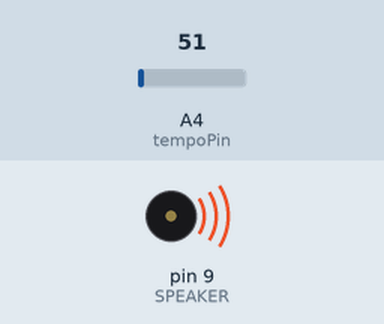
Bench run of a sketch on a simulated Arduino Uno, built with avr-gcc and run on an emulated ATmega328P. Shown: buzzer (waves = sounding). The inputs (shaded band) are chosen by the test bench; at power-on: A4 (tempoPin) = 51.

Above: at 0.1 s.
Timing chart, 0 to 40.0 s (numbered marks = the images above):
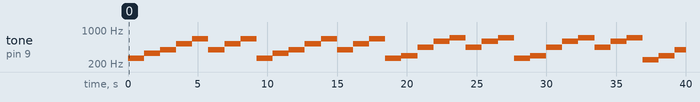

Measured:
- by itself, tone on pin 9 (SPEAKER): plays 262 Hz for 1.2 s, 330 Hz for 1.2 s, 392 Hz for 1.2 s, 523 Hz for 1.2 s, 659 Hz for 1.2 s, 392 Hz for 1.2 s … (35 notes in this stretch)

The sketch:

play_song.ino
```cpp
/*
Play Song Sketch
From Simple DIY Electronic Music Projects
diyelectromusic.wordpress.com
https://diyelectromusic.wordpress.com/2023/01/05/arduino-make-your-uno-synth/

Lori Pfahler
March 2024
*/


int tempoPin = A4;
int SPEAKER = 9;

#define TEMPO_MIN 30 // 1 every two seconds
#define TEMPO_MAX 480 // 8 a second

// Frequences for each note are taken from toneMelody
#define NOTE_B0  31
#define NOTE_C1  33
#define NOTE_CS1 35
#define NOTE_D1  37
#define NOTE_DS1 39
#define NOTE_E1  41
#define NOTE_F1  44
#define NOTE_FS1 46
#define NOTE_G1  49
#define NOTE_GS1 52
#define NOTE_A1  55
#define NOTE_AS1 58
#define NOTE_B1  62
#define NOTE_C2  65
#define NOTE_CS2 69
#define NOTE_D2  73
#define NOTE_DS2 78
#define NOTE_E2  82
#define NOTE_F2  87
#define NOTE_FS2 93
#define NOTE_G2  98
#define NOTE_GS2 104
#define NOTE_A2  110
#define NOTE_AS2 117
#define NOTE_B2  123
#define NOTE_C3  131
#define NOTE_CS3 139
#define NOTE_D3  147
#define NOTE_DS3 156
#define NOTE_E3  165
#define NOTE_F3  175
#define NOTE_FS3 185
#define NOTE_G3  196
#define NOTE_GS3 208
#define NOTE_A3  220
#define NOTE_AS3 233
#define NOTE_B3  247
#define NOTE_C4  262
#define NOTE_CS4 277
#define NOTE_D4  294
#define NOTE_DS4 311
#define NOTE_E4  330
#define NOTE_F4  349
#define NOTE_FS4 370
#define NOTE_G4  392
#define NOTE_GS4 415
#define NOTE_A4  440
#define NOTE_AS4 466
#define NOTE_B4  494
#define NOTE_C5  523
#define NOTE_CS5 554
#define NOTE_D5  587
#define NOTE_DS5 622
#define NOTE_E5  659
#define NOTE_F5  698
#define NOTE_FS5 740
#define NOTE_G5  784
#define NOTE_GS5 831
#define NOTE_A5  880
#define NOTE_AS5 932
#define NOTE_B5  988
#define NOTE_C6  1047
#define NOTE_CS6 1109
#define NOTE_D6  1175
#define NOTE_DS6 1245
#define NOTE_E6  1319
#define NOTE_F6  1397
#define NOTE_FS6 1480
#define NOTE_G6  1568
#define NOTE_GS6 1661
#define NOTE_A6  1760
#define NOTE_AS6 1865
#define NOTE_B6  1976
#define NOTE_C7  2093
#define NOTE_CS7 2217
#define NOTE_D7  2349
#define NOTE_DS7 2489
#define NOTE_E7  2637
#define NOTE_F7  2794
#define NOTE_FS7 2960
#define NOTE_G7  3136
#define NOTE_GS7 3322
#define NOTE_A7  3520
#define NOTE_AS7 3729
#define NOTE_B7  3951
#define NOTE_C8  4186
#define NOTE_CS8 4435
#define NOTE_D8  4699
#define NOTE_DS8 4978

// The song
// Provide a list of the notes we want to play in the sequence.
// All notes are the same length.
int notes[] = {
    NOTE_C4, NOTE_E4, NOTE_G4, NOTE_C5, NOTE_E5, NOTE_G4, NOTE_C5, NOTE_E5,   NOTE_C4, NOTE_E4, NOTE_G4, NOTE_C5, NOTE_E5, NOTE_G4, NOTE_C5, NOTE_E5,
    NOTE_C4, NOTE_D4, NOTE_A4, NOTE_D5, NOTE_F5, NOTE_A4, NOTE_D5, NOTE_F5,   NOTE_C4, NOTE_D4, NOTE_A4, NOTE_D5, NOTE_F5, NOTE_A4, NOTE_D5, NOTE_F5,
    NOTE_B3, NOTE_D4, NOTE_G4, NOTE_D5, NOTE_F5, NOTE_G4, NOTE_D5, NOTE_F5,   NOTE_B3, NOTE_D4, NOTE_G4, NOTE_D5, NOTE_F5, NOTE_G4, NOTE_D5, NOTE_F5,
    NOTE_C4, NOTE_E4, NOTE_G4, NOTE_C5, NOTE_E5, NOTE_G4, NOTE_C5, NOTE_E5,   NOTE_C4, NOTE_E4, NOTE_G4, NOTE_C5, NOTE_E5, NOTE_G4, NOTE_C5, NOTE_E5,
    NOTE_C4, NOTE_E4, NOTE_A4, NOTE_E5, NOTE_A5, NOTE_A4, NOTE_E5, NOTE_A5,   NOTE_C4, NOTE_E4, NOTE_A4, NOTE_E5, NOTE_A5, NOTE_A4, NOTE_E5, NOTE_A5,
    NOTE_C4, NOTE_D4, NOTE_FS4, NOTE_A4, NOTE_D5, NOTE_FS4, NOTE_A4, NOTE_D5,   NOTE_C4, NOTE_D4, NOTE_FS4, NOTE_A4, NOTE_D5, NOTE_FS4, NOTE_A4, NOTE_D5,
    NOTE_B3, NOTE_D4, NOTE_G4, NOTE_D5, NOTE_G5, NOTE_G4, NOTE_D5, NOTE_G5,   NOTE_B3, NOTE_D4, NOTE_G4, NOTE_D5, NOTE_G5, NOTE_G4, NOTE_D5, NOTE_G5,
    NOTE_B3, NOTE_C4, NOTE_E4, NOTE_G4, NOTE_C5, NOTE_E4, NOTE_G4, NOTE_C5,   NOTE_B3, NOTE_C4, NOTE_E4, NOTE_G4, NOTE_C5, NOTE_E4, NOTE_G4, NOTE_C5,
    NOTE_A3, NOTE_C4, NOTE_E4, NOTE_G4, NOTE_C5, NOTE_E4, NOTE_G4, NOTE_C5,   NOTE_A3, NOTE_C4, NOTE_E4, NOTE_G4, NOTE_C5, NOTE_E4, NOTE_G4, NOTE_C5,
    NOTE_D3, NOTE_A3, NOTE_D4, NOTE_FS4, NOTE_C5, NOTE_D4, NOTE_FS4, NOTE_C5,   NOTE_D3, NOTE_A3, NOTE_D4, NOTE_FS4, NOTE_C5, NOTE_D4, NOTE_FS4, NOTE_C5,
    NOTE_G3, NOTE_B3, NOTE_D4, NOTE_G4, NOTE_B4, NOTE_D4, NOTE_G4, NOTE_B4,   NOTE_G3, NOTE_B3, NOTE_D4, NOTE_G4, NOTE_B4, NOTE_D4, NOTE_G4, NOTE_B4,
    NOTE_G3, NOTE_AS3, NOTE_E4, NOTE_G4, NOTE_CS5, NOTE_E4, NOTE_G4, NOTE_CS5,   NOTE_G3, NOTE_AS3, NOTE_E4, NOTE_G4, NOTE_CS5, NOTE_E4, NOTE_G4, NOTE_CS5,
    NOTE_F3, NOTE_A3, NOTE_D4, NOTE_A4, NOTE_D5, NOTE_D4, NOTE_A4, NOTE_D5,   NOTE_F3, NOTE_A3, NOTE_D4, NOTE_A4, NOTE_D5, NOTE_D4, NOTE_A4, NOTE_D5,
    NOTE_F3, NOTE_GS3, NOTE_D4, NOTE_F4, NOTE_B4, NOTE_D4, NOTE_F4, NOTE_B4,   NOTE_F3, NOTE_GS3, NOTE_D4, NOTE_F4, NOTE_B4, NOTE_D4, NOTE_F4, NOTE_B4,
    NOTE_E3, NOTE_G3, NOTE_C4, NOTE_G4, NOTE_C5, NOTE_C4, NOTE_G4, NOTE_C5,   NOTE_E3, NOTE_G3, NOTE_C4, NOTE_G4, NOTE_C5, NOTE_C4, NOTE_G4, NOTE_C5,
    NOTE_E3, NOTE_F3, NOTE_A3, NOTE_C4, NOTE_F4, NOTE_A3, NOTE_C4, NOTE_F4,   NOTE_E3, NOTE_F3, NOTE_A3, NOTE_C4, NOTE_F4, NOTE_A3, NOTE_C4, NOTE_F4,
    NOTE_D3, NOTE_F3, NOTE_A3, NOTE_C4, NOTE_F4, NOTE_A3, NOTE_C4, NOTE_F4,   NOTE_D3, NOTE_F3, NOTE_A3, NOTE_C4, NOTE_F4, NOTE_A3, NOTE_C4, NOTE_F4,
    NOTE_G2, NOTE_D3, NOTE_G3, NOTE_B3, NOTE_F4, NOTE_G3, NOTE_B3, NOTE_F4,   NOTE_G2, NOTE_D3, NOTE_G3, NOTE_B3, NOTE_F4, NOTE_G3, NOTE_B3, NOTE_F4,
    NOTE_C3, NOTE_E3, NOTE_G3, NOTE_C4, NOTE_E4, NOTE_G3, NOTE_C4, NOTE_E4,   NOTE_C3, NOTE_E3, NOTE_G3, NOTE_C4, NOTE_E4, NOTE_G3, NOTE_C4, NOTE_E4,
    NOTE_C3, NOTE_G3, NOTE_AS3, NOTE_C4, NOTE_E4, NOTE_AS3, NOTE_C4, NOTE_E4,   NOTE_C3, NOTE_G3, NOTE_AS3, NOTE_C4, NOTE_E4, NOTE_AS3, NOTE_C4, NOTE_E4,
    NOTE_F2, NOTE_F3, NOTE_A3, NOTE_C4, NOTE_E4, NOTE_A3, NOTE_C4, NOTE_E4,   NOTE_F2, NOTE_F3, NOTE_A3, NOTE_C4, NOTE_E4, NOTE_A3, NOTE_C4, NOTE_E4,
    NOTE_FS2, NOTE_C3, NOTE_A3, NOTE_C4, NOTE_DS4, NOTE_A3, NOTE_C4, NOTE_DS4,   NOTE_FS2, NOTE_C3, NOTE_A3, NOTE_C4, NOTE_DS4, NOTE_A3, NOTE_C4, NOTE_DS4,
    NOTE_GS2, NOTE_F3, NOTE_B3, NOTE_C4, NOTE_D4, NOTE_B3, NOTE_C4, NOTE_D4,   NOTE_GS2, NOTE_F3, NOTE_B3, NOTE_C4, NOTE_D4, NOTE_B3, NOTE_C4, NOTE_D4,
    NOTE_G2, NOTE_F3, NOTE_G3, NOTE_B3, NOTE_D4, NOTE_G3, NOTE_B3, NOTE_D4,   NOTE_G2, NOTE_F3, NOTE_G3, NOTE_B3, NOTE_D4, NOTE_G3, NOTE_B3, NOTE_D4,
    NOTE_G2, NOTE_E3, NOTE_G3, NOTE_C4, NOTE_E4, NOTE_G3, NOTE_C4, NOTE_E4,   NOTE_G2, NOTE_E3, NOTE_G3, NOTE_C4, NOTE_E4, NOTE_G3, NOTE_C4, NOTE_E4,
    NOTE_G2, NOTE_D3, NOTE_G3, NOTE_C4, NOTE_F4, NOTE_G3, NOTE_C4, NOTE_F4,   NOTE_G2, NOTE_D3, NOTE_G3, NOTE_C4, NOTE_F4, NOTE_G3, NOTE_C4, NOTE_F4,
    NOTE_G2, NOTE_D3, NOTE_G3, NOTE_B3, NOTE_F4, NOTE_G3, NOTE_B3, NOTE_F4,   NOTE_G2, NOTE_D3, NOTE_G3, NOTE_B3, NOTE_F4, NOTE_G3, NOTE_B3, NOTE_F4,
    NOTE_G2, NOTE_DS3, NOTE_A3, NOTE_C4, NOTE_FS4, NOTE_A3, NOTE_C4, NOTE_FS4,   NOTE_G2, NOTE_DS3, NOTE_A3, NOTE_C4, NOTE_FS4, NOTE_A3, NOTE_C4, NOTE_FS4,
    NOTE_G2, NOTE_E3, NOTE_G3, NOTE_C4, NOTE_G4, NOTE_G3, NOTE_C4, NOTE_G4,   NOTE_G2, NOTE_E3, NOTE_G3, NOTE_C4, NOTE_G4, NOTE_G3, NOTE_C4, NOTE_G4,
    NOTE_G2, NOTE_D3, NOTE_G3, NOTE_C4, NOTE_F4, NOTE_G3, NOTE_C4, NOTE_F4,   NOTE_G2, NOTE_D3, NOTE_G3, NOTE_C4, NOTE_F4, NOTE_G3, NOTE_C4, NOTE_F4,
    NOTE_G2, NOTE_D3, NOTE_G3, NOTE_B3, NOTE_F4, NOTE_G3, NOTE_B3, NOTE_F4,   NOTE_G2, NOTE_D3, NOTE_G3, NOTE_B3, NOTE_F4, NOTE_G3, NOTE_B3, NOTE_F4,
    NOTE_C2, NOTE_C3, NOTE_G3, NOTE_AS3, NOTE_E4, NOTE_G3, NOTE_AS3, NOTE_E4,   NOTE_C2, NOTE_C3, NOTE_G3, NOTE_AS3, NOTE_E4, NOTE_G3, NOTE_AS3, NOTE_E4,
    NOTE_C2, NOTE_C3, NOTE_F3, NOTE_A3, NOTE_C4, NOTE_F4, NOTE_C4, NOTE_A3,   NOTE_C4, NOTE_A3, NOTE_F3, NOTE_A3, NOTE_F3, NOTE_D3, NOTE_F3, NOTE_D3,
    NOTE_C2, NOTE_B2, NOTE_G4, NOTE_B4, NOTE_D5, NOTE_F5, NOTE_D5, NOTE_B4,   NOTE_D5, NOTE_B4, NOTE_G4, NOTE_B4, NOTE_D4, NOTE_F4, NOTE_E4, NOTE_D4,
    NOTE_C4, NOTE_C4, NOTE_C4, NOTE_C4, NOTE_C4, NOTE_C4, NOTE_C4, NOTE_C4
};

int numNotes;
int playingNote;

void setup() {
  numNotes = sizeof(notes)/sizeof(notes[0]);
  playingNote = 0;
}

void loop() {
  int tempo = map(analogRead(tempoPin), 0, 1023, TEMPO_MIN, TEMPO_MAX);

  if (playingNote >= numNotes) {
    noTone(SPEAKER);
    // Wait 5 seconds before playing song again
    delay(5000);
    playingNote = 0;
  }

  if (notes[playingNote] == 0) {
    noTone(SPEAKER);
  } else {
    tone(SPEAKER, notes[playingNote]);
  }

  // The tempo is in beats per minute (bpm).
  // So beats per second = tempo/60
  // So the time in seconds of each beat = 1/beats per second
  // So time in mS = 1000 / (tempo/60)
  // or time in mS = 60000 / tempo
  delay(60000/tempo);
  playingNote++;
}
```
